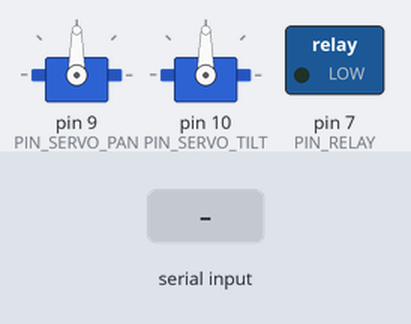
This sketch was run on a simulated Arduino Uno, built with avr-gcc and run on an emulated ATmega328P. Parts: 2 × servo, switched loads named in the sketch (green lamp = pin HIGH). The test bench sets the inputs (shaded band). What the sketch prints to the serial monitor is not drawn.

Above: at 2.7 s.
2.8 s: "30,150,10\n" received over the second serial link
At 4.1 s:
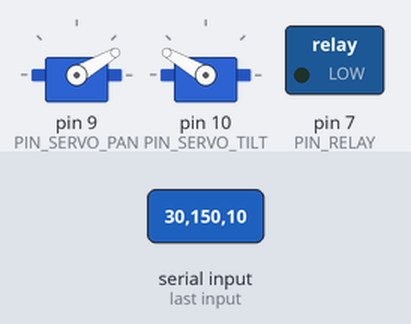
5.2 s: "1,90,45\n" received over the second serial link
At 6.9 s:
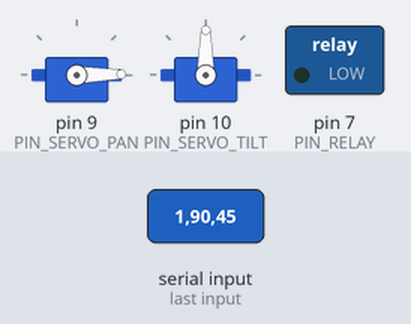
7.6 s: "90,45,200\n" received over the second serial link
At 10.1 s:
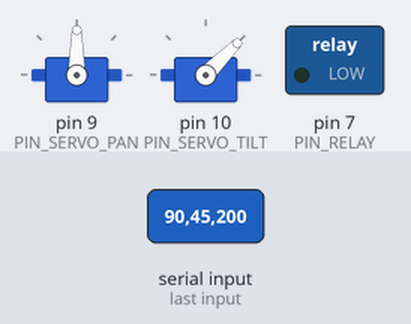
10.6 s: "30,150,10\n" received over the second serial link
At 11.05 s:
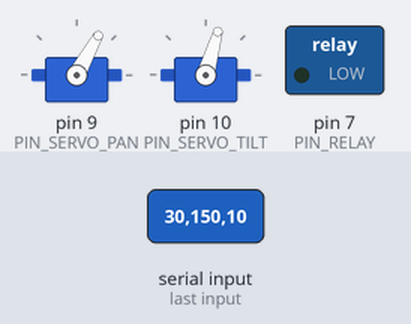
Timing chart, 0 to 13.7 s (numbered marks = the images above; inputs shaded):
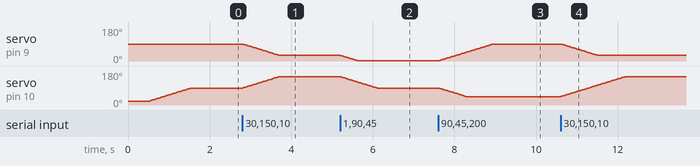

The sketch:

arduino_controller.ino
```cpp
/* ============================================================================
 * FireGuard - ARDUINO UNO (Turret Controller)
 *
 * Nhan lenh tu ESP32-CAM 2 qua UART (SoftwareSerial), dieu khien:
 *   - Servo PAN  (SG90S) + Servo TILT (SG90), quay tu tu (muot)
 *   - Relay may bom nuoc 24V
 *   - Buzzer canh bao (keu khi bom chay)
 *
 * Giao thuc UART (ESP2 -> UNO, 9600 baud, moi lenh 1 dong):
 *   "<pan>,<tilt>,<pump>,<burst_ms>\n"
 *   vd:  "90,60,1,2500\n"  = pan 90, tilt 60, bom BAT 2500ms roi tu tat
 *        "90,60,0,0\n"     = pan 90, tilt 60, bom TAT
 *
 * Pin map (Arduino UNO):
 *   D2  <- SoftwareSerial RX  <- ESP32-CAM2 GPIO13 (TX, 3.3V)  *** chi 1 chieu ***
 *   D3  -> SoftwareSerial TX  (khong dung, thu vien yeu cau khai bao)
 *   D9  -> Servo PAN  (SG90S - truc ngang, quay trai/phai)
 *   D10 -> Servo TILT (SG90  - truc doc,  ngua len/cui xuong)
 *   D7  -> Relay (may bom 24V). HIGH = bom chay
 *   D8  -> Buzzer (tuy chon)
 *   GND <-> ESP32-CAM2 GND   *** BAT BUOC chung GND ***
 *
 * Luu y phan cung:
 *   - ESP2 TX 3.3V -> UNO RX (D2): UNO doc 3.3V la HIGH -> OK, an toan.
 *   - KHONG noi UNO TX (5V) vao ESP2 (se hong ESP32). Chi giao tiep 1 chieu.
 *   - Servo cap nguon 5V RIENG (buck), GND chung. Khong cap tu chan 5V UNO.
 * ========================================================================== */

#include <Servo.h>
#include <SoftwareSerial.h>

/* ================= PIN ================= */
#define PIN_RX_FROM_ESP  2     // SoftwareSerial RX  <- ESP2 GPIO13
#define PIN_TX_DUMMY     3     // SoftwareSerial TX  (khong dung)
#define PIN_SERVO_PAN    9     // SG90S - truc ngang (pan, quay trai/phai)
#define PIN_SERVO_TILT   10    // SG90  - truc doc  (tilt, ngua/cui)
#define PIN_RELAY        7     // Relay - may bom
#define PIN_BUZZER       8     // Buzzer

#define RELAY_ACTIVE_HIGH true // false neu module relay la active-LOW
#define BUZZER_HZ        2200

/* ================= SERVO LIMITS ================= */
#define PAN_MIN    0
#define PAN_MAX    180
#define TILT_MIN   20         // khong chia xuong dat
#define TILT_MAX   160
#define PAN_HOME   90
#define TILT_HOME  90

/* ================= SAFETY ================= */
#define BURST_MAX_MS      5000UL   // bom toi da 5s/lan du lenh gui dai hon
#define CMD_TIMEOUT_MS    8000UL   // mat lenh > 8s -> tat bom (an toan)

/* ================= SERVO MUOT (smooth) ================= */
#define SERVO_STEP_MS     15       // 15ms / 1 do  -> ~66 do/giay (muot, khong giat)

/* ================= STATE ================= */
SoftwareSerial espSerial(PIN_RX_FROM_ESP, PIN_TX_DUMMY);
Servo servoPan;
Servo servoTilt;

int  curPan     = PAN_HOME;   // goc dang xuat ra servo
int  curTilt    = TILT_HOME;
int  targetPan  = PAN_HOME;   // goc muc tieu (servo tu tu tien toi)
int  targetTilt = TILT_HOME;
unsigned long lastServoStep = 0;

bool pumpOn  = false;

unsigned long pumpUntilMs = 0;      // 0 = bom tat
unsigned long lastCmdMs   = 0;      // luc nhan lenh gan nhat

char  buf[48];
uint8_t bufLen = 0;

/* ================= HELPERS ================= */
int clampInt(int v, int lo, int hi) {
  if (v < lo) return lo;
  if (v > hi) return hi;
  return v;
}

void setRelay(bool on) {
  if (RELAY_ACTIVE_HIGH) digitalWrite(PIN_RELAY, on ? HIGH : LOW);
  else                   digitalWrite(PIN_RELAY, on ? LOW  : HIGH);
}

void setBuzzer(bool on) {
  if (on) tone(PIN_BUZZER, BUZZER_HZ);
  else    noTone(PIN_BUZZER);
}

void setPump(bool on) {
  if (on == pumpOn) return;
  pumpOn = on;
  setRelay(on);
  setBuzzer(on);
  Serial.print(F("[PUMP] "));
  Serial.println(on ? F("ON  (bom chay)") : F("OFF (bom tat)"));
}

// Dat goc muc tieu - servo se tu tu tien toi trong loop (khong giat)
void setServoTargets(int pan, int tilt) {
  targetPan  = clampInt(pan,  PAN_MIN,  PAN_MAX);
  targetTilt = clampInt(tilt, TILT_MIN, TILT_MAX);
}

// Goi lien tuc trong loop: moi SERVO_STEP_MS dich 1 do ve phia target
void updateServosSmooth() {
  if (millis() - lastServoStep < SERVO_STEP_MS) return;
  lastServoStep = millis();
  if      (curPan  < targetPan)  { curPan++;  servoPan.write(curPan); }
  else if (curPan  > targetPan)  { curPan--;  servoPan.write(curPan); }
  if      (curTilt < targetTilt) { curTilt++; servoTilt.write(curTilt); }
  else if (curTilt > targetTilt) { curTilt--; servoTilt.write(curTilt); }
}

// Luc khoi dong: quay TU TU ve trung tam (blocking, chi 1 lan trong setup)
void smoothHomeStartup() {
  // Pan ve giua luon (servo attach mac dinh da ~giua nen khong giat manh).
  // Tilt bat dau chuc thap roi TU TU nang len trung tam -> muot + an toan.
  curPan  = PAN_HOME;
  curTilt = TILT_MIN;
  servoPan.write(curPan);
  servoTilt.write(curTilt);
  delay(500);                       // cho servo on dinh o diem bat dau
  while (curTilt < TILT_HOME) {     // tu tu nang len giua
    curTilt++;
    servoTilt.write(curTilt);
    delay(SERVO_STEP_MS);
  }
  targetPan  = PAN_HOME;
  targetTilt = TILT_HOME;
}

/* ================= PARSE 1 LENH ================= */
// Chuoi: "pan,tilt,pump,burst_ms"
void handleCommand(char *line) {
  // Tach 4 truong bang dau phay
  char *p1 = strtok(line, ",");
  char *p2 = strtok(NULL, ",");
  char *p3 = strtok(NULL, ",");
  char *p4 = strtok(NULL, ",");
  if (!p1 || !p2 || !p3) return;   // thieu truong -> bo qua

  int pan      = atoi(p1);
  int tilt     = atoi(p2);
  int pump     = atoi(p3);
  long burstMs = p4 ? atol(p4) : 0;

  lastCmdMs = millis();

  // 1) Servo - dat muc tieu, loop se dich tu tu (muot)
  setServoTargets(pan, tilt);

  // 2) Bom
  if (pump == 1) {
    unsigned long ms = (burstMs <= 0) ? 2500UL : (unsigned long)burstMs;
    if (ms > BURST_MAX_MS) ms = BURST_MAX_MS;
    pumpUntilMs = millis() + ms;
    setPump(true);
  } else {
    pumpUntilMs = 0;
    setPump(false);
  }
}

/* ================= SETUP ================= */
void setup() {
  pinMode(PIN_RELAY, OUTPUT);
  pinMode(PIN_BUZZER, OUTPUT);
  setRelay(false);
  setBuzzer(false);

  servoPan.attach(PIN_SERVO_PAN);
  servoTilt.attach(PIN_SERVO_TILT);
  smoothHomeStartup();           // quay TU TU ve trung tam khi cap dien

  Serial.begin(115200);          // USB debug
  espSerial.begin(9600);         // link tu ESP2

  Serial.println(F("[UNO] Turret controller ready."));
  Serial.println(F("Doc lenh tu ESP2 qua D2 (9600). Format: pan,tilt,pump,burst_ms"));
  lastCmdMs = millis();
}

/* ================= LOOP ================= */
void loop() {
  // 1) Doc UART tu ESP2 -> gom thanh dong
  while (espSerial.available()) {
    char c = (char)espSerial.read();
    if (c == '\n' || c == '\r') {
      if (bufLen > 0) {
        buf[bufLen] = '\0';
        handleCommand(buf);
        bufLen = 0;
      }
    } else if (bufLen < sizeof(buf) - 1) {
      buf[bufLen++] = c;
    } else {
      bufLen = 0;  // overflow -> reset buffer
    }
  }

  // 2) Dich servo tu tu ve muc tieu (muot, khong giat)
  updateServosSmooth();

  // 3) Tu tat bom khi het burst
  if (pumpUntilMs != 0 && millis() >= pumpUntilMs) {
    pumpUntilMs = 0;
    setPump(false);
    Serial.println(F("[PUMP] Burst xong -> OFF"));
  }

  // 4) An toan: mat lenh qua lau -> tat bom (servo giu nguyen)
  if (pumpOn && (millis() - lastCmdMs > CMD_TIMEOUT_MS)) {
    pumpUntilMs = 0;
    setPump(false);
    Serial.println(F("[SAFETY] Mat lenh ESP2 -> tat bom"));
  }
}
```

Measured:
- after the input at 2.8 s, servo on pin 9 (PIN_SERVO_PAN): moves from 90° to 30° over 0.90 s, starting at once; servo on pin 10 (PIN_SERVO_TILT): moves from 90° to 150° over 0.90 s, starting at once
- after the input at 5.2 s, servo on pin 9 (PIN_SERVO_PAN): moves from 30° to 1° over 0.42 s, starting at once; servo on pin 10 (PIN_SERVO_TILT): moves from 150° to 90° over 0.90 s, starting at once
- after the input at 7.6 s, servo on pin 9 (PIN_SERVO_PAN): moves from 1° to 90° over 1.3 s, starting at once; servo on pin 10 (PIN_SERVO_TILT): moves from 90° to 45° over 0.66 s, starting at once
- after the input at 10.6 s, servo on pin 9 (PIN_SERVO_PAN): moves from 90° to 30° over 0.90 s, starting at once; servo on pin 10 (PIN_SERVO_TILT): moves from 45° to 150° over 1.6 s, starting at once
